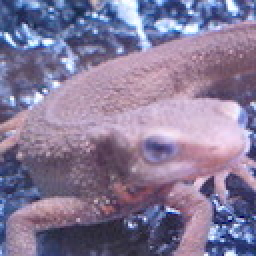
#> input picture Question_11_20/image_11_20/imori.jpg, 128 x 128 px, found by its file name (shown 2 times larger)
$ python q36.py
#> lines starting #> are read from the running program, lines starting #| are printed output that depends on the picture
import cv2
import numpy as np


channel = 3
T = 8
K = 8


def w(x, y, u, v):
    cu = 1.
    cv = 1.
    if u == 0:
        cu /= np.sqrt(2)
    if v == 0:
        cv /= np.sqrt(2)
    theta = np.pi / (2 * T)
    return (( 2 * cu * cv / T) * np.cos((2*x+1)*v*theta) * np.cos((2*y+1)*u*theta))


def DCT(img):
    H ,W,_ = img.shape
#> H = 128; W = 128

    out = np.zeros((H,W,channel), dtype=np.float32)

    for c in range(channel):
        for u in range(T):
            for v in range(T):
                for y in range(T):
                    for x in range(T):
                        out[u:u+H:T,v:v+W:T,c] += img[y:y+H:T,x:x+W:T,c] * w(x,y,u,v)
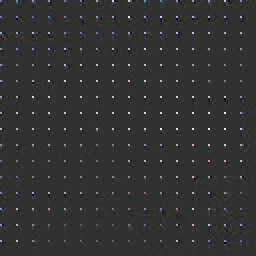
#> out: shape (128, 128, 3) float32 (shown 2 times larger); mean B, G, R 19.4, 15.5, 16.9; drawn with min black and max white

    return out


def IDCT(_G):
    H ,W,_ = _G.shape
#> H = 128; W = 128

    out = np.zeros((H,W,channel), dtype=np.float32)

    for c in range(channel):
        for y in range(T):
            for x in range(T):
                for u in range(K):
                    for v in range(K):
                        out[y:y+H:T,x:x+W:T,c] += _G[u:u+H:T,v:v+W:T,c] * w(x,y,u,v)

    out = np.clip(out, 0, 255)
    out = np.round(out).astype(np.uint8)
#> out is the input picture: shape (128, 128, 3); mean B, G, R 152.8, 121.8, 134.1
    return out


img = cv2.imread("./image_31_40/imori.jpg").astype(np.float32)

igm_dct = DCT(img)
img_ans = IDCT(igm_dct)


cv2.imwrite("./image_31_40/answer36.jpg", img_ans)
cv2.imshow("result", img_ans)
cv2.waitKey(0)
cv2.destroyAllWindows()
